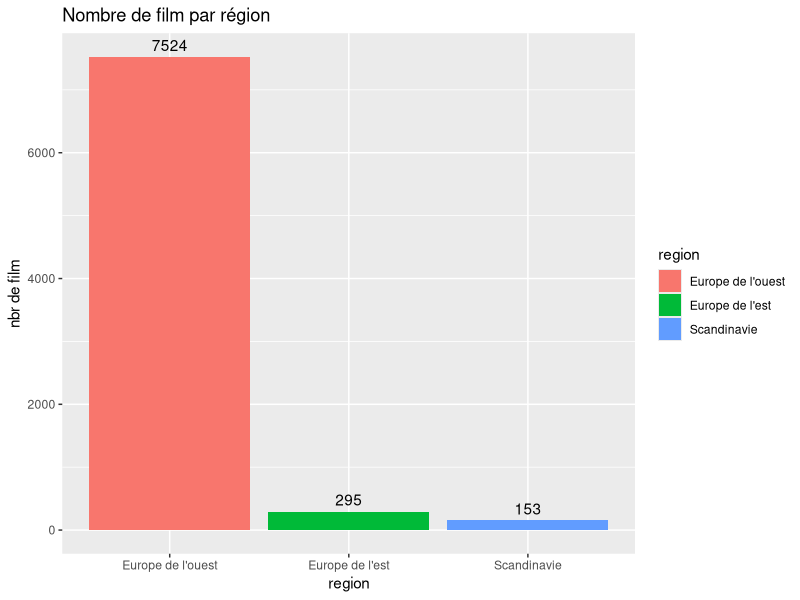
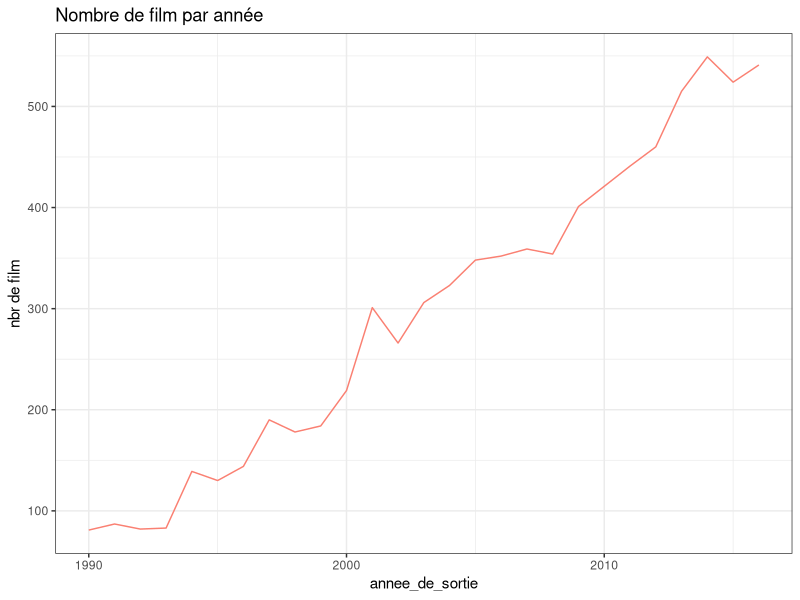
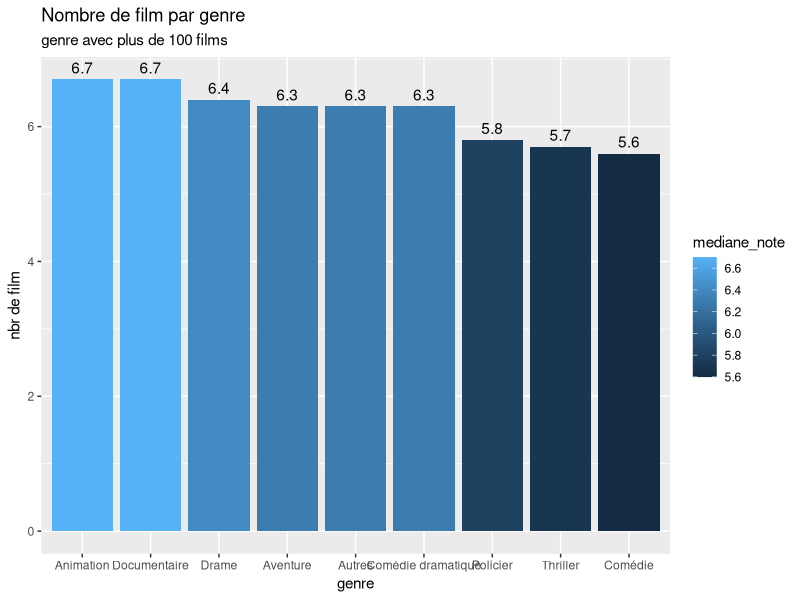

Source code (R) for these figures, in order:
# Package tidyverse----
library(dplyr) # traitement des données
library(readr) # chargement des fichier ( date automatique )
library(readxl) # pour du xl
library(ggplot2)
library(forcats)
# date ----
data <- readr::read_csv2("data/data_allocine.csv")

# apercu ----
summary(data)

str(data)

dplyr::glimpse(data) # meilleurs aperçu par rapport à str()

head(data,10) # 10 premières lignes

# nature de l'objet ----
class(data) # tbl = tiblle = dataframe améliorer

# compter le nbr de film par nationalité
count(data, nationalite) # fonction tidyverse

table(data$nationalite) 

# supprimé la variable récompense ----
data_allocine <- select(data, -recompenses)

# filtre des lignes via une conditions ----
data_allocine_filter <- data_allocine %>% filter(type_film == "Long-métrage")
count(data_allocine_filter,type_film)

# renommer titre en titre_film ----
data_allocine_rename <- data_allocine %>% rename(titre_filme = titre)

# ranger dans l'ordre ----
data_allocine_trie <- data_allocine %>% arrange(note_presse,desc(note_spectateurs))


# pipe pour enchainement, lister les 3 films italien les plus long  ----
data_allocine_italien <- data_allocine %>%
  filter(nationalite == "italien") %>% 
  arrange(desc(duree)) %>% 
  head(3)

# exercice ----
# lister les films francais ayant une note presse superieur à 4 tié dans l'ordre croissant et afficher uniquement leur titre et note 
film <- data_allocine %>% 
  filter(nationalite == "français", note_presse >= 4) %>% 
  select(titre, note_presse) %>% 
  arrange(desc(note_presse))
write_excel_csv2(film,"liste_film_francais.csv")


# jointure ----
correspondance <- readxl::read_excel("data/correspondances_allocine.xlsx")

allo_cine <- data_allocine_filter %>% 
  left_join(correspondance, by = c("nationalite"="nationalité"))

# nbr de film d'europe de l'ouest qui sont des drama ----
allo_cine %>% 
  filter(genre == "Drame") %>%
  count(region) %>% 
  arrange(desc(n)) %>% 
  filter(!is.na(region))

# calcule d'aggregation ----
# calculer la moyenne note presse et moyenne spectateur et le nbr de films

data_allocine %>% 
  summarize(
    moyenne_presse = mean(note_presse,na.rm = TRUE),
    moyennes_spectateurs =mean(note_spectateurs,na.rm = TRUE),
    nb_film = n()
  )
# group_by , (group_by seul ne fait rien à melanger avec summarise) ----
# group by region avec les memes calcule
allo_cine %>%
  group_by(region) %>% 
  summarize(
    moyenne_presse = mean(note_presse,na.rm = TRUE),
    moyennes_spectateurs =mean(note_spectateurs,na.rm = TRUE),
    nb_film = n()
  )

# calculer sur les films d'europe de l'ouest, la duree moyenn et le nbr de films par genre sur les 5 genre ayant le plus de films

allo_cine %>% 
  filter(region == "Europe de l'ouest") %>% 
  group_by(genre) %>% 
  summarise(
    duree_moyennes = mean(duree,na.rm = TRUE),
    nb_films = n()        
  ) %>% 
  arrange(desc(nb_films)) %>% 
  head(5)

# mutate, creer une colonne total qui est la somme de presse et spectateur ----

allocine <- allo_cine %>% 
  mutate(total = (note_presse+note_spectateurs) / 2)

summarise(allocine,moyen = mean(total,na.rm= TRUE))

good <- allo_cine %>% 
  mutate(tr_note = if_else(condition = note_presse < 5 ,true ="Mauvais film"  ,
                           false = if_else(note_presse < 7.5,"Bof film","Bon film")  )
  )
# le case_when est mieux dans les cas complex >2

# graphique avec ggplot2 ----
# nbr de film par région, represente par des barres
allo_cine %>%
  filter(!is.na(region)) %>% 
  count(region) %>% 
  mutate(region = fct_reorder(region, -n)) %>%  # reordonne les régions selon n
  ggplot() +
  geom_col(aes(x = region, y = n, fill = region)) +
  geom_text(aes(x = region, y = n, label = n), 
            vjust = -0.5) +  # positionne le texte juste au-dessus des barres
  ggtitle("Nombre de film par région") +
  labs(y = "nbr de film")

# Format Date ----
library(lubridate)
# mutate (date =  ymd( date))

# graph chronologique

allo_cine %>% 
  mutate(annee_de_sortie = year(date_sortie)) %>% 
  count(annee_de_sortie) %>% 
  ggplot() +
  geom_line(aes(x = annee_de_sortie, y = n), color = "salmon") +  
  ggtitle("Nombre de film par année") +
  labs(y = "nbr de film") +
  theme_bw()

# exercice 
# represente par des barre ordoonée, les notes globales medianes par genre de film uniquement genre > 100 films

allo_cine %>% 
  mutate(note = note_presse + note_spectateurs) %>% 
  group_by(genre) %>% 
  summarise(
    mediane_note = median(note,na.rm = TRUE),
    nb_film = n()
  ) %>% 
  filter(nb_film >=100) %>% 
  mutate(genre = fct_reorder(genre, -mediane_note)) %>%  # reordonne les régions selon n
  ggplot() +
  geom_col(aes(x = genre, y = mediane_note, fill = mediane_note)) +
  geom_text(aes(x = genre, y = mediane_note, label = mediane_note), 
            vjust = -0.5) +  # positionne le texte juste au-dessus des barres
  ggtitle("Nombre de film par genre") +
  labs(y = "nbr de film",
       subtitle = "genre avec plus de 100 films")

# Shiny ----


